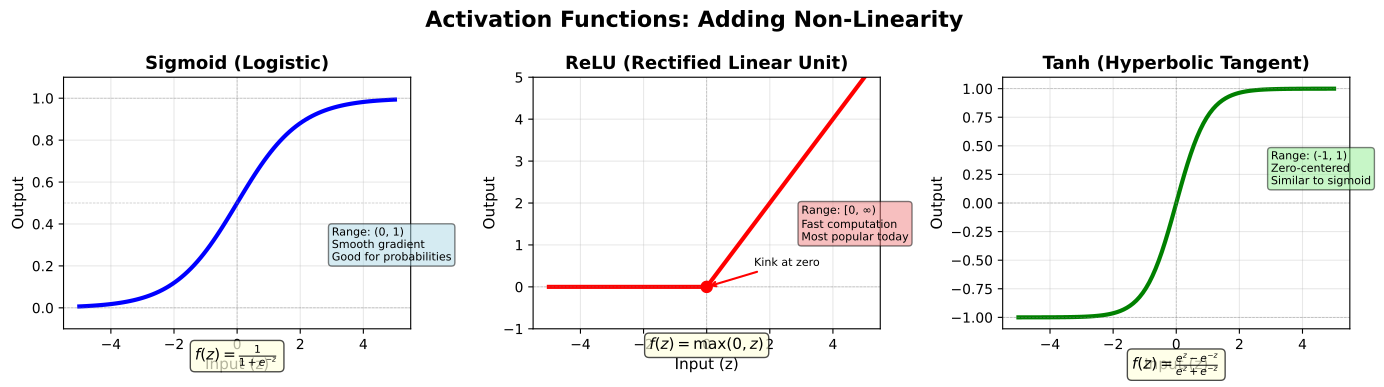

Write Python code to recreate this figure.
# ==============================================================================
# Chart: Activation Functions
# Source: https://github.com/Digital-AI-Finance/neural-networks/tree/main/03_activation_functions/
# Author: Digital-AI-Finance
# License: MIT License
# Created: 2025-11-23
# ==============================================================================

"""
Activation Functions

Comparison of step function, sigmoid, ReLU, and tanh activations

Source: https://github.com/Digital-AI-Finance/neural-networks/tree/main/03_activation_functions/
"""

CHART_METADATA = {
    'name': 'Activation Functions',
    'url': 'https://github.com/QuantLet/neural-networks-introduction/tree/main/03_activation_functions',
    'author': 'Digital-AI-Finance',
    'license': 'MIT License',
    'created': '2025-11-23',
    'description': 'Comparison of step function, sigmoid, ReLU, and tanh activations'
}

import matplotlib.pyplot as plt
import numpy as np

# Set up the figure with 3 subplots
fig, axes = plt.subplots(1, 3, figsize=(14, 4))
fig.suptitle('Activation Functions: Adding Non-Linearity', fontsize=16, fontweight='bold')

# Generate x values
x = np.linspace(-5, 5, 100)

# 1. Sigmoid Function
ax1 = axes[0]
sigmoid = 1 / (1 + np.exp(-x))
ax1.plot(x, sigmoid, 'b-', linewidth=3, label='Sigmoid')
ax1.axhline(y=0, color='gray', linestyle='--', linewidth=0.5, alpha=0.5)
ax1.axhline(y=1, color='gray', linestyle='--', linewidth=0.5, alpha=0.5)
ax1.axhline(y=0.5, color='gray', linestyle='--', linewidth=0.5, alpha=0.5)
ax1.axvline(x=0, color='gray', linestyle='--', linewidth=0.5, alpha=0.5)
ax1.grid(True, alpha=0.3)
ax1.set_xlabel('Input (z)', fontsize=11)
ax1.set_ylabel('Output', fontsize=11)
ax1.set_title('Sigmoid (Logistic)', fontsize=13, fontweight='bold')
ax1.set_ylim([-0.1, 1.1])

# Add formula
ax1.text(0, -0.25, r'$f(z) = \frac{1}{1+e^{-z}}$', fontsize=11, ha='center',
         bbox=dict(boxstyle='round', facecolor='lightyellow', alpha=0.7))

# Add characteristics
char_text = 'Range: (0, 1)\nSmooth gradient\nGood for probabilities'
ax1.text(3, 0.3, char_text, fontsize=8, ha='left', va='center',
         bbox=dict(boxstyle='round', facecolor='lightblue', alpha=0.5))

# 2. ReLU Function
ax2 = axes[1]
relu = np.maximum(0, x)
ax2.plot(x, relu, 'r-', linewidth=3, label='ReLU')
ax2.axhline(y=0, color='gray', linestyle='--', linewidth=0.5, alpha=0.5)
ax2.axvline(x=0, color='gray', linestyle='--', linewidth=0.5, alpha=0.5)
ax2.grid(True, alpha=0.3)
ax2.set_xlabel('Input (z)', fontsize=11)
ax2.set_ylabel('Output', fontsize=11)
ax2.set_title('ReLU (Rectified Linear Unit)', fontsize=13, fontweight='bold')
ax2.set_ylim([-1, 5])

# Add formula
ax2.text(0, -1.5, r'$f(z) = \max(0, z)$', fontsize=11, ha='center',
         bbox=dict(boxstyle='round', facecolor='lightyellow', alpha=0.7))

# Add characteristics
char_text = 'Range: [0, $\infty$)\nFast computation\nMost popular today'
ax2.text(3, 1.5, char_text, fontsize=8, ha='left', va='center',
         bbox=dict(boxstyle='round', facecolor='lightcoral', alpha=0.5))

# Highlight the kink
ax2.plot(0, 0, 'ro', markersize=8)
ax2.annotate('Kink at zero', xy=(0, 0), xytext=(1.5, 0.5),
            arrowprops=dict(arrowstyle='->', color='red', lw=1.5),
            fontsize=8)

# 3. Tanh Function
ax3 = axes[2]
tanh = np.tanh(x)
ax3.plot(x, tanh, 'g-', linewidth=3, label='Tanh')
ax3.axhline(y=0, color='gray', linestyle='--', linewidth=0.5, alpha=0.5)
ax3.axhline(y=1, color='gray', linestyle='--', linewidth=0.5, alpha=0.5)
ax3.axhline(y=-1, color='gray', linestyle='--', linewidth=0.5, alpha=0.5)
ax3.axvline(x=0, color='gray', linestyle='--', linewidth=0.5, alpha=0.5)
ax3.grid(True, alpha=0.3)
ax3.set_xlabel('Input (z)', fontsize=11)
ax3.set_ylabel('Output', fontsize=11)
ax3.set_title('Tanh (Hyperbolic Tangent)', fontsize=13, fontweight='bold')
ax3.set_ylim([-1.1, 1.1])

# Add formula
ax3.text(0, -1.45, r'$f(z) = \frac{e^z - e^{-z}}{e^z + e^{-z}}$', fontsize=11, ha='center',
         bbox=dict(boxstyle='round', facecolor='lightyellow', alpha=0.7))

# Add characteristics
char_text = 'Range: (-1, 1)\nZero-centered\nSimilar to sigmoid'
ax3.text(3, 0.3, char_text, fontsize=8, ha='left', va='center',
         bbox=dict(boxstyle='round', facecolor='lightgreen', alpha=0.5))

plt.tight_layout()
plt.savefig('activation_functions.pdf', bbox_inches='tight', dpi=300)
print("Chart saved: activation_functions.pdf")

# Source: https://github.com/Digital-AI-Finance/neural-networks/tree/main/03_activation_functions/
